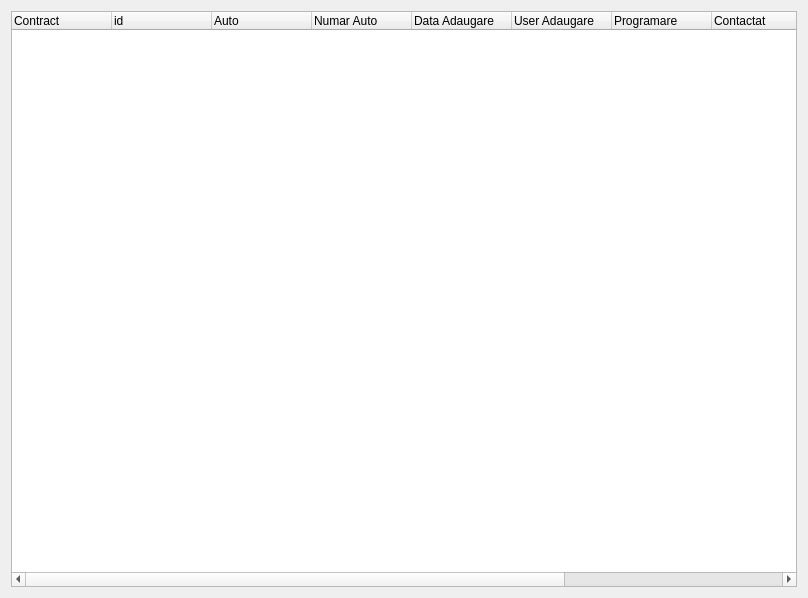
<?xml version="1.0" encoding="UTF-8"?>
<ui version="4.0">
 <class>Finalizate</class>
 <widget class="QWidget" name="Finalizate">
  <property name="geometry">
   <rect>
    <x>0</x>
    <y>0</y>
    <width>808</width>
    <height>598</height>
   </rect>
  </property>
  <property name="windowTitle">
   <string>Contracte Finalizate</string>
  </property>
  <property name="windowIcon">
   <iconset resource="../resources.qrc">
    <normaloff>:/remove</normaloff>:/remove</iconset>
  </property>
  <layout class="QVBoxLayout" name="verticalLayout">
   <item>
    <widget class="QTreeWidget" name="treeWidget">
     <property name="styleSheet">
      <string notr="true">QTreeView::branch:!adjoins-item {
	background-image: url(:/tree);
     }
</string>
     </property>
     <property name="midLineWidth">
      <number>1</number>
     </property>
     <property name="editTriggers">
      <set>QAbstractItemView::NoEditTriggers</set>
     </property>
     <property name="showDropIndicator" stdset="0">
      <bool>false</bool>
     </property>
     <property name="selectionMode">
      <enum>QAbstractItemView::ExtendedSelection</enum>
     </property>
     <column>
      <property name="text">
       <string>Contract</string>
      </property>
     </column>
     <column>
      <property name="text">
       <string>id</string>
      </property>
     </column>
     <column>
      <property name="text">
       <string>Auto</string>
      </property>
     </column>
     <column>
      <property name="text">
       <string>Numar Auto</string>
      </property>
     </column>
     <column>
      <property name="text">
       <string>Data Adaugare</string>
      </property>
     </column>
     <column>
      <property name="text">
       <string>User Adaugare</string>
      </property>
     </column>
     <column>
      <property name="text">
       <string>Programare</string>
      </property>
     </column>
     <column>
      <property name="text">
       <string>Contactat</string>
      </property>
     </column>
     <column>
      <property name="text">
       <string>Total</string>
      </property>
     </column>
     <column>
      <property name="text">
       <string>Motiv</string>
      </property>
     </column>
     <column>
      <property name="text">
       <string>Observatii</string>
      </property>
     </column>
    </widget>
   </item>
  </layout>
 </widget>
 <resources>
  <include location="../resources.qrc"/>
 </resources>
 <connections/>
</ui>
